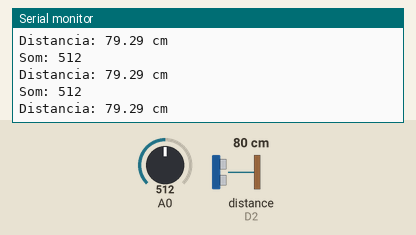
Bench run of a sketch on a simulated ESP8266 (NodeMCU). Shown: the last lines printed to the serial monitor. Wiring (inferred from the names in the program): ultrasonic range finder: trigger D1; echo D2. Inputs (shaded band) come from the test bench; at power-on: distance to the obstacle (sensor on D2) 80 cm, A0 = 512. The echo pulse lasts 58.3 µs per cm; WiFi joins after 1.5 s; servers stay silent unless stated.

Above: at 2.7 s.
2.8 s: distance to the obstacle (sensor on D2) set to 2 cm
At 3.4 s:
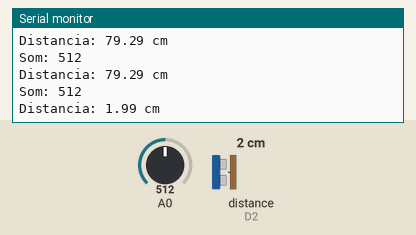
4.3 s: A0 set to 716
At 4.9 s:
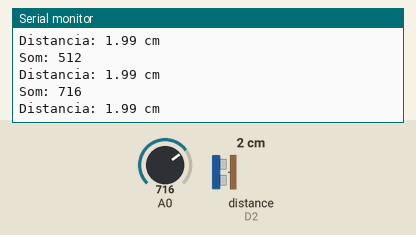
5.8 s: distance to the obstacle (sensor on D2) set to 4 cm
At 6.4 s:
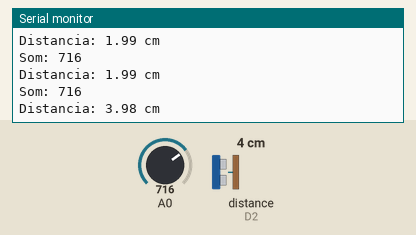
7.3 s: A0 set to 900
At 7.9 s:
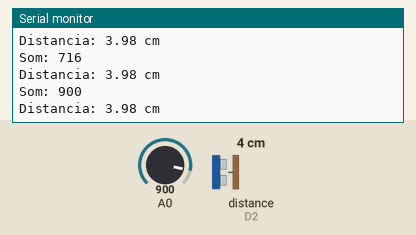
Timing chart, 0 to 9.8 s (numbered marks = the images above; inputs shaded):
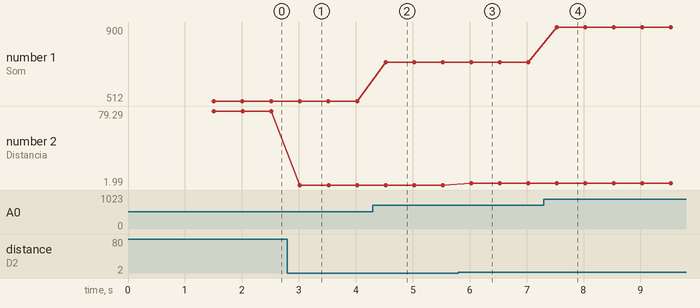

Measured:
- after the input at 2.8 s, the serial monitor: prints a new line after 0.22 s (image 1)
- after the input at 4.3 s, the serial monitor: prints a new line after 0.22 s (image 2)
- after the input at 5.8 s, the serial monitor: prints a new line after 0.23 s (image 3)
- after the input at 7.3 s, the serial monitor: prints a new line after 0.23 s (image 4)
- plotted number 1: 512 → 716 after the input at 4.3 s, 716 → 900 after the input at 7.3 s
- plotted number 2: 79.29 → 1.99 after the input at 2.8 s, 1.99 → 3.98 after the input at 5.8 s

The sketch:

sketch_jun22a.ino
```cpp
#include <ESP8266WiFi.h>
#include <WebSocketsServer.h>

const char* ssid = "HackaTruckIoT";
const char* password = "iothacka";

#define TRIG_PIN D1
#define ECHO_PIN D2

WebSocketsServer webSocket(82);

void setup() {

    Serial.begin(115200);

    pinMode(TRIG_PIN, OUTPUT);
    pinMode(ECHO_PIN, INPUT);

    WiFi.begin(ssid, password);

    Serial.print("Conectando ao WiFi");

    while (WiFi.status() != WL_CONNECTED) {
        delay(500);
        Serial.print(".");
    }

    Serial.println();
    Serial.print("IP: ");
    Serial.println(WiFi.localIP());

    webSocket.begin();
}

float medirDistancia() {

    digitalWrite(TRIG_PIN, LOW);
    delayMicroseconds(2);

    digitalWrite(TRIG_PIN, HIGH);
    delayMicroseconds(10);

    digitalWrite(TRIG_PIN, LOW);

    long duracao = pulseIn(ECHO_PIN, HIGH);

    float distancia = duracao * 0.034 / 2.0;

    return distancia;
}

void loop() {

    webSocket.loop();

    // ===== SOM =====

    int valorSom = analogRead(A0);

    Serial.print("Som: ");
    Serial.println(valorSom);

    String msgSom = "SOM:" + String(valorSom);

    webSocket.broadcastTXT(msgSom);

    // ===== DISTÂNCIA =====

    float distancia = medirDistancia();

    Serial.print("Distancia: ");
    Serial.print(distancia);
    Serial.println(" cm");

    String msgDistancia = "HC:" + String(distancia);

    webSocket.broadcastTXT(msgDistancia);

    delay(500);
}
```
